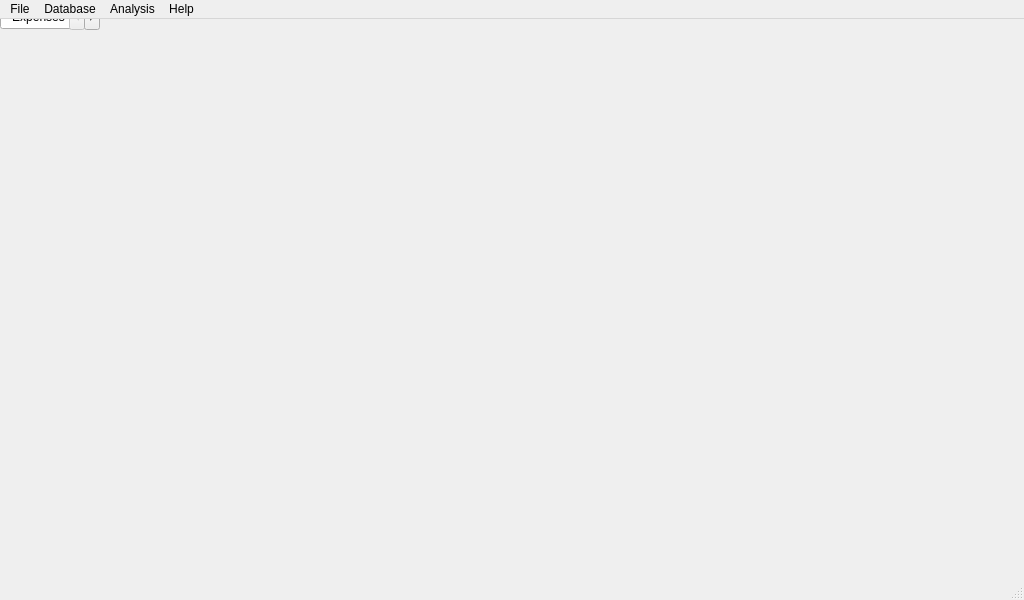
<?xml version="1.0" encoding="UTF-8"?>
<ui version="4.0">
 <class>HBUserInterface</class>
 <widget class="QMainWindow" name="HBUserInterface">
  <property name="geometry">
   <rect>
    <x>0</x>
    <y>0</y>
    <width>1024</width>
    <height>600</height>
   </rect>
  </property>
  <property name="windowTitle">
   <string>HBUserInterface</string>
  </property>
  <widget class="QTabWidget" name="tabWidget">
   <property name="tabPosition">
    <enum>QTabWidget::South</enum>
   </property>
   <property name="currentIndex">
    <number>0</number>
   </property>
   <widget class="QTableView" name="tblExpenses">
    <property name="frameShape">
     <enum>QFrame::NoFrame</enum>
    </property>
    <property name="editTriggers">
     <set>QAbstractItemView::NoEditTriggers</set>
    </property>
    <property name="tabKeyNavigation">
     <bool>false</bool>
    </property>
    <property name="alternatingRowColors">
     <bool>true</bool>
    </property>
    <property name="selectionMode">
     <enum>QAbstractItemView::SingleSelection</enum>
    </property>
    <property name="selectionBehavior">
     <enum>QAbstractItemView::SelectRows</enum>
    </property>
    <property name="sortingEnabled">
     <bool>true</bool>
    </property>
    <attribute name="title">
     <string>Expenses</string>
    </attribute>
   </widget>
   <widget class="QTableView" name="tblIncomes">
    <property name="frameShape">
     <enum>QFrame::NoFrame</enum>
    </property>
    <property name="editTriggers">
     <set>QAbstractItemView::NoEditTriggers</set>
    </property>
    <property name="tabKeyNavigation">
     <bool>false</bool>
    </property>
    <property name="alternatingRowColors">
     <bool>true</bool>
    </property>
    <property name="selectionMode">
     <enum>QAbstractItemView::SingleSelection</enum>
    </property>
    <property name="selectionBehavior">
     <enum>QAbstractItemView::SelectRows</enum>
    </property>
    <property name="sortingEnabled">
     <bool>true</bool>
    </property>
    <attribute name="title">
     <string>Incomes</string>
    </attribute>
   </widget>
   <widget class="QTableView" name="tblTransfers">
    <property name="frameShape">
     <enum>QFrame::NoFrame</enum>
    </property>
    <property name="editTriggers">
     <set>QAbstractItemView::NoEditTriggers</set>
    </property>
    <property name="tabKeyNavigation">
     <bool>false</bool>
    </property>
    <property name="alternatingRowColors">
     <bool>true</bool>
    </property>
    <property name="selectionMode">
     <enum>QAbstractItemView::SingleSelection</enum>
    </property>
    <property name="selectionBehavior">
     <enum>QAbstractItemView::SelectRows</enum>
    </property>
    <property name="sortingEnabled">
     <bool>true</bool>
    </property>
    <attribute name="title">
     <string>Transfers</string>
    </attribute>
   </widget>
  </widget>
  <widget class="QMenuBar" name="menuBar">
   <property name="geometry">
    <rect>
     <x>0</x>
     <y>0</y>
     <width>1024</width>
     <height>21</height>
    </rect>
   </property>
   <widget class="QMenu" name="menuFile">
    <property name="title">
     <string>File</string>
    </property>
    <addaction name="actNewDatabase"/>
    <addaction name="actOpenDatabase"/>
    <addaction name="separator"/>
    <addaction name="actExport"/>
    <addaction name="separator"/>
    <addaction name="actSettings"/>
    <addaction name="separator"/>
    <addaction name="actQuit"/>
   </widget>
   <widget class="QMenu" name="menuDatabase">
    <property name="title">
     <string>Database</string>
    </property>
    <addaction name="actManageAccounts"/>
    <addaction name="actManageIncomeCategories"/>
    <addaction name="actManageExpenseCategories"/>
    <addaction name="separator"/>
    <addaction name="actNewTransaction"/>
    <addaction name="actEditSelectedTransaction"/>
    <addaction name="actRemoveSelectedTransaction"/>
    <addaction name="separator"/>
    <addaction name="actFindTransaction"/>
    <addaction name="actFilterTransactions"/>
   </widget>
   <widget class="QMenu" name="menuAnalysis">
    <property name="title">
     <string>Analysis</string>
    </property>
    <addaction name="actExpensesPlanner"/>
    <addaction name="actExpenseAnalysis"/>
    <addaction name="actAccountsBalance"/>
    <addaction name="actFinancialPerformance"/>
   </widget>
   <widget class="QMenu" name="menuHelp">
    <property name="title">
     <string>Help</string>
    </property>
    <addaction name="actHelpTopics"/>
    <addaction name="separator"/>
    <addaction name="actAboutQt"/>
    <addaction name="actAbout"/>
   </widget>
   <addaction name="menuFile"/>
   <addaction name="menuDatabase"/>
   <addaction name="menuAnalysis"/>
   <addaction name="menuHelp"/>
  </widget>
  <widget class="QStatusBar" name="statusBar"/>
  <action name="actNewDatabase">
   <property name="text">
    <string>New Database</string>
   </property>
   <property name="shortcut">
    <string>Ctrl+Shift+N</string>
   </property>
  </action>
  <action name="actOpenDatabase">
   <property name="text">
    <string>Open Database</string>
   </property>
   <property name="shortcut">
    <string>Ctrl+Shift+O</string>
   </property>
  </action>
  <action name="actExport">
   <property name="text">
    <string>Export Data</string>
   </property>
  </action>
  <action name="actSettings">
   <property name="text">
    <string>Settings</string>
   </property>
  </action>
  <action name="actQuit">
   <property name="text">
    <string>Quit</string>
   </property>
   <property name="shortcut">
    <string>Ctrl+Q</string>
   </property>
  </action>
  <action name="actFindTransaction">
   <property name="text">
    <string>Find Transaction</string>
   </property>
   <property name="shortcut">
    <string>Ctrl+F</string>
   </property>
  </action>
  <action name="actFilterTransactions">
   <property name="text">
    <string>Filter Transactions</string>
   </property>
   <property name="shortcut">
    <string>Ctrl+Shift+F</string>
   </property>
  </action>
  <action name="actManageAccounts">
   <property name="text">
    <string>Manage Accounts</string>
   </property>
   <property name="shortcut">
    <string>Ctrl+M, Ctrl+A</string>
   </property>
  </action>
  <action name="actManageIncomeCategories">
   <property name="text">
    <string>Manage Income Categories</string>
   </property>
   <property name="shortcut">
    <string>Ctrl+M, Ctrl+I</string>
   </property>
  </action>
  <action name="actManageExpenseCategories">
   <property name="text">
    <string>Manage Expense Categories</string>
   </property>
   <property name="shortcut">
    <string>Ctrl+M, Ctrl+E</string>
   </property>
  </action>
  <action name="actNewTransaction">
   <property name="text">
    <string>New Transaction</string>
   </property>
   <property name="shortcut">
    <string>Ctrl+N</string>
   </property>
  </action>
  <action name="actEditSelectedTransaction">
   <property name="text">
    <string>Edit Selected Transaction</string>
   </property>
   <property name="shortcut">
    <string>Ctrl+E</string>
   </property>
  </action>
  <action name="actRemoveSelectedTransaction">
   <property name="text">
    <string>Remove Selected Transaction</string>
   </property>
   <property name="shortcut">
    <string>Del</string>
   </property>
  </action>
  <action name="actExpensesPlanner">
   <property name="text">
    <string>Expenses Planner</string>
   </property>
  </action>
  <action name="actExpenseAnalysis">
   <property name="text">
    <string>Expense Analysis</string>
   </property>
  </action>
  <action name="actAccountsBalance">
   <property name="text">
    <string>Accounts Balance</string>
   </property>
  </action>
  <action name="actFinancialPerformance">
   <property name="text">
    <string>Financial Performance</string>
   </property>
  </action>
  <action name="actHelpTopics">
   <property name="text">
    <string>Help Topics</string>
   </property>
  </action>
  <action name="actAboutQt">
   <property name="text">
    <string>About Qt</string>
   </property>
  </action>
  <action name="actAbout">
   <property name="text">
    <string>About HomeBalance</string>
   </property>
  </action>
 </widget>
 <layoutdefault spacing="6" margin="11"/>
 <resources/>
 <connections/>
</ui>
